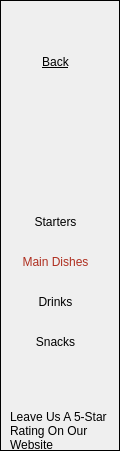
      <widget class="QFrame" name="frame_31">
       <property name="geometry">
        <rect>
         <x>2</x>
         <y>0</y>
         <width>120</width>
         <height>451</height>
        </rect>
       </property>
       <property name="styleSheet">
        <string notr="true">border: 1px solid black;</string>
       </property>
       <property name="frameShape">
        <enum>QFrame::StyledPanel</enum>
       </property>
       <property name="frameShadow">
        <enum>QFrame::Raised</enum>
       </property>
       <widget class="QPushButton" name="startersssss">
        <property name="geometry">
         <rect>
          <x>30</x>
          <y>210</y>
          <width>51</width>
          <height>21</height>
         </rect>
        </property>
        <property name="styleSheet">
         <string notr="true">background-color: transparent;
padding-bottom: -3;
border: 0;
font: 12pt &quot;Agency FB&quot;;
</string>
        </property>
        <property name="text">
         <string>Starters</string>
        </property>
       </widget>
       <widget class="QPushButton" name="pushButton_69">
        <property name="geometry">
         <rect>
          <x>20</x>
          <y>250</y>
          <width>71</width>
          <height>21</height>
         </rect>
        </property>
        <property name="styleSheet">
         <string notr="true">background-color: transparent;
padding-bottom: -3;
border: 0;
font: 12pt &quot;Agency FB&quot;;
color: rgb(175, 47, 32);</string>
        </property>
        <property name="text">
         <string>Main Dishes</string>
        </property>
       </widget>
       <widget class="QPushButton" name="drrinks">
        <property name="geometry">
         <rect>
          <x>30</x>
          <y>290</y>
          <width>51</width>
          <height>21</height>
         </rect>
        </property>
        <property name="styleSheet">
         <string notr="true">background-color: transparent;
padding-bottom: -3;
border: 0;
font: 12pt &quot;Agency FB&quot;;</string>
        </property>
        <property name="text">
         <string>Drinks</string>
        </property>
       </widget>
       <widget class="QPushButton" name="snaccckkssss">
        <property name="geometry">
         <rect>
          <x>30</x>
          <y>330</y>
          <width>51</width>
          <height>21</height>
         </rect>
        </property>
        <property name="styleSheet">
         <string notr="true">background-color: transparent;
padding-bottom: -3;
border: 0;
font: 12pt &quot;Agency FB&quot;;</string>
        </property>
        <property name="text">
         <string>Snacks</string>
        </property>
       </widget>
       <widget class="QLabel" name="label_55">
        <property name="geometry">
         <rect>
          <x>10</x>
          <y>410</y>
          <width>101</width>
          <height>41</height>
         </rect>
        </property>
        <property name="styleSheet">
         <string notr="true">background-color: transparent;
padding-bottom: -3;
border: 0;
font: 11pt &quot;Agency FB&quot;;</string>
        </property>
        <property name="text">
         <string>Leave Us A 5-Star Rating On Our Website</string>
        </property>
        <property name="wordWrap">
         <bool>true</bool>
        </property>
       </widget>
       <widget class="QPushButton" name="back">
        <property name="geometry">
         <rect>
          <x>30</x>
          <y>50</y>
          <width>51</width>
          <height>21</height>
         </rect>
        </property>
        <property name="styleSheet">
         <string notr="true">background-color: transparent;
padding-bottom: -3;
border: 0;
font: 12pt &quot;Agency FB&quot;;
text-decoration: underline;</string>
        </property>
        <property name="text">
         <string>Back</string>
        </property>
       </widget>
      </widget>
